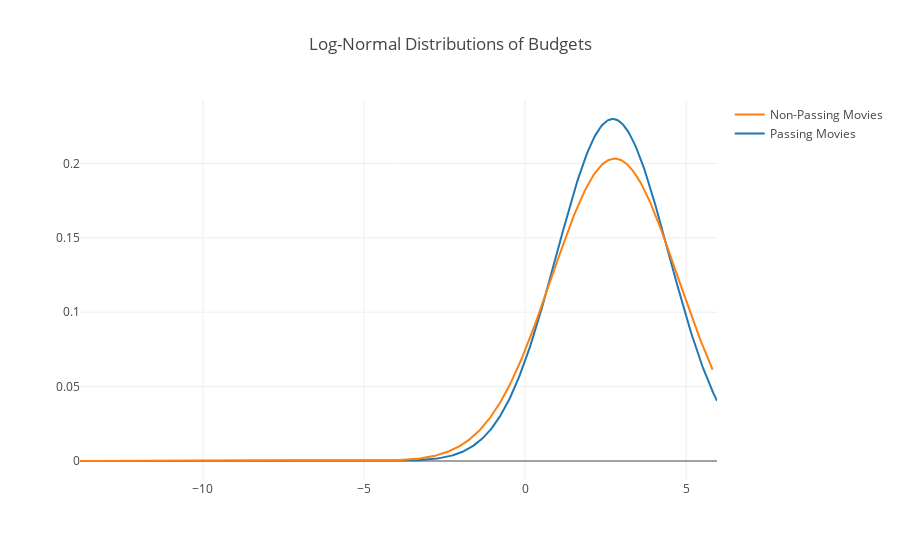

Notebook source saved alongside this figure:
### Code cell
x1 = passing_movies.budget_millions
x2 = non_passing_movies.budget_millions

hist_data = [np.log(x1), np.log(x2)]
labels = ['Passing Movies', 'Non-Passing Movies']

fig = ff.create_distplot(hist_data, labels, curve_type='normal', show_hist=False, show_rug=False, bin_size=20)
fig['layout'].update(title='Log-Normal Distributions of Budgets')
iplot(fig)

### Figure 1 — Plotly figure (JSON) as saved in the notebook; plotly's stock layout.template omitted (floating-point values rounded to 4 significant figures; data arrays with more than 128 entries replaced by an {"elided": "..."} marker saying what was removed)
{"data": [{"legendgroup": "Passing Movies", "marker": {"color": "rgb(31, 119, 180)"}, "mode": "lines", "name": "Passing Movies", "showlegend": true, "type": "scatter", "uid": "7a0c30f0-b09e-45be-a920-b77443af95d4", "x": {"elided": "500 float values"}, "xaxis": "x", "y": {"elided": "500 float values"}, "yaxis": "y"}, {"legendgroup": "Non-Passing Movies", "marker": {"color": "rgb(255, 127, 14)"}, "mode": "lines", "name": "Non-Passing Movies", "showlegend": true, "type": "scatter", "uid": "b9e88e9c-bec1-4af2-a028-9235c661cfa0", "x": {"elided": "500 float values"}, "xaxis": "x", "y": {"elided": "500 float values"}, "yaxis": "y"}], "layout": {"autosize": true, "barmode": "overlay", "hovermode": "closest", "legend": {"traceorder": "reversed"}, "title": {"text": "Log-Normal Distributions of Budgets"}, "xaxis": {"anchor": "y2", "autorange": true, "domain": [0, 1], "range": [-13.82, 5.954], "type": "linear", "zeroline": false}, "yaxis": {"anchor": "free", "autorange": true, "domain": [0, 1], "position": 0, "range": [-0.01277, 0.2426], "type": "linear"}}}
